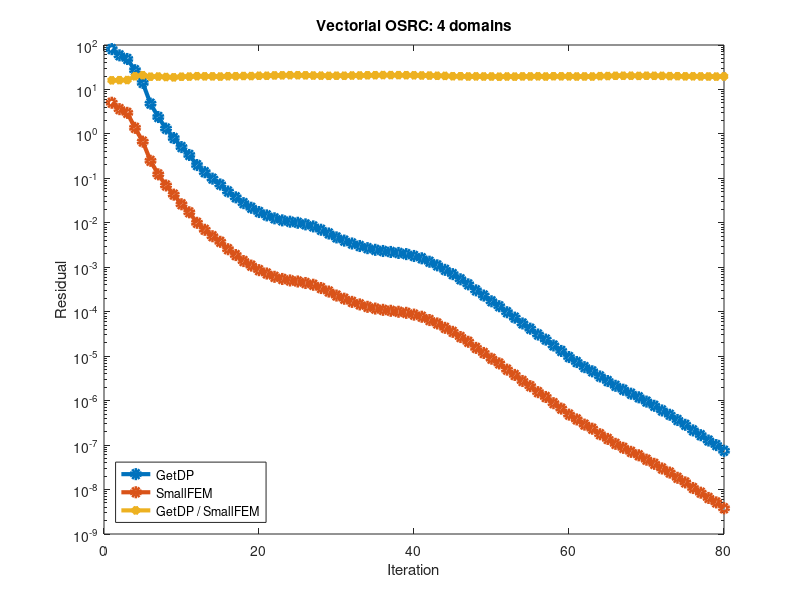

The MATLAB script that drew this image:
%%%%%%%%%%%%%%%%%%%%%%%%%%%%%%%
%% GetDP vs SmallFEM         %%
%% Vectorial OSRC: 4 domains %%
%%%%%%%%%%%%%%%%%%%%%%%%%%%%%%%

clear all;
close all;

getdp = ...
    [
        8.074052888114e+01
        5.854450379978e+01
        4.847226380087e+01
        2.711903317603e+01
        1.404929094389e+01
        4.795620917781e+00
        2.399736949100e+00
        1.318563505668e+00
        8.073962544727e-01
        5.054213146603e-01
        3.358908151167e-01
        1.992707302535e-01
        1.377351340290e-01
        9.852786294699e-02
        7.293091523118e-02
        5.062912766782e-02
        3.743905252999e-02
        2.769765533846e-02
        2.182073811755e-02
        1.748957637286e-02
        1.468875591054e-02
        1.262805347282e-02
        1.135897952824e-02
        1.060236607605e-02
        1.002653880076e-02
        9.228196308493e-03
        8.312024355137e-03
        6.981088388394e-03
        5.753568241856e-03
        4.695918328888e-03
        3.983443593140e-03
        3.428105683171e-03
        3.009378998470e-03
        2.692583585572e-03
        2.469938534316e-03
        2.324060980981e-03
        2.210425442217e-03
        2.099657601455e-03
        1.978011731839e-03
        1.794409053335e-03
        1.592415601071e-03
        1.333095187451e-03
        1.104504126732e-03
        8.759874233617e-04
        7.008330823270e-04
        5.368751129804e-04
        4.129869504096e-04
        3.027460309271e-04
        2.313171319368e-04
        1.717579470100e-04
        1.329271082588e-04
        9.750291829143e-05
        7.360106150519e-05
        5.448971983406e-05
        4.155170380206e-05
        3.069059134656e-05
        2.361700377026e-05
        1.741892062353e-05
        1.310617205467e-05
        9.565907874253e-06
        7.391028390413e-06
        5.667853296848e-06
        4.569049729449e-06
        3.498889016017e-06
        2.757599607281e-06
        2.158100317314e-06
        1.760211404825e-06
        1.433668707604e-06
        1.188066186308e-06
        9.522170195994e-07
        7.659778486025e-07
        6.014288424667e-07
        4.814439092626e-07
        3.667191612091e-07
        2.860752346918e-07
        2.141392544956e-07
        1.670793488309e-07
        1.266963075558e-07
        1.000322766746e-07
        7.449658062455e-08
    ];

smallfem = ...
    [
        5.024887230068e+00
        3.606998523206e+00
        2.977109690864e+00
        1.369313444296e+00
        6.707962579821e-01
        2.481236947475e-01
        1.230870059015e-01
        6.924046863191e-02
        4.304934329926e-02
        2.615664972015e-02
        1.725333424850e-02
        1.001259986608e-02
        6.971309164111e-03
        4.991370916727e-03
        3.740559466500e-03
        2.548254575769e-03
        1.883094929715e-03
        1.379457761357e-03
        1.089837206814e-03
        8.613406737186e-04
        7.240078444886e-04
        6.100646724682e-04
        5.456498315518e-04
        5.054945734909e-04
        4.789094814203e-04
        4.426528221683e-04
        4.042365442329e-04
        3.414627512884e-04
        2.845140593599e-04
        2.312404549531e-04
        1.961872131223e-04
        1.665464261784e-04
        1.459851980439e-04
        1.288872916697e-04
        1.178739219554e-04
        1.102863208431e-04
        1.049885459881e-04
        9.980068268184e-05
        9.438811960572e-05
        8.607533701996e-05
        7.715747268001e-05
        6.500938743734e-05
        5.446000722895e-05
        4.343168123832e-05
        3.528171088914e-05
        2.699536679470e-05
        2.108213987284e-05
        1.537121242512e-05
        1.181226257890e-05
        8.771647567235e-06
        6.871242863492e-06
        4.983960115892e-06
        3.785959603541e-06
        2.766618792936e-06
        2.115041346222e-06
        1.553045003372e-06
        1.207924934407e-06
        8.765440946843e-07
        6.623911355654e-07
        4.850621633815e-07
        3.778360033976e-07
        2.887612863662e-07
        2.336028504472e-07
        1.753409871200e-07
        1.377238485360e-07
        1.066861116665e-07
        8.669286336430e-08
        7.053220375004e-08
        5.894300629671e-08
        4.694166072010e-08
        3.786906534291e-08
        2.977234351318e-08
        2.409566143519e-08
        1.838477442433e-08
        1.447847133679e-08
        1.082617705195e-08
        8.501486892040e-09
        6.474474140035e-09
        5.140004697850e-09
        3.792439157406e-09
    ];

it = [1:size(smallfem, 1)];

semilogy(it, ...
         getdp,             '-o', 'linewidth', 3, ...
         smallfem,          '-o', 'linewidth', 3, ...
         getdp ./ smallfem, '-*', 'linewidth', 3);
legend({'GetDP', 'SmallFEM', 'GetDP / SmallFEM'}, 'location', 'SouthWest');
title('Vectorial OSRC: 4 domains');
xlabel('Iteration');
ylabel('Residual');

print('vosrc.png');